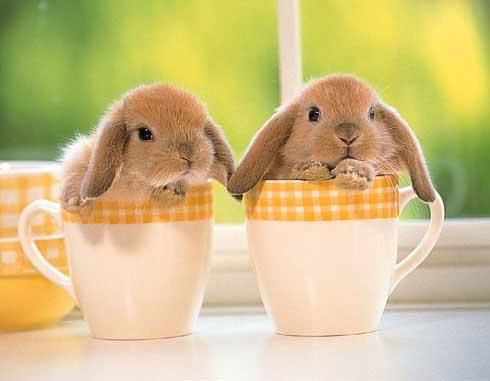
#> input picture Proyecto/images/conejitos.JPG, 490 x 381 px, found by its file name
$ python main.py
#> lines starting #> are read from the running program, lines starting #| are printed output that depends on the picture; after the words box and inside, x2 and y2 are one past the last pixel; in counts of white or black regions, pixels touching at a corner belong together
import cv2
import numpy


def read_image(path_img):
    """Read an image from storage and return an obj image"""
#> called with path_img = 'images/conejitos.jpg'
    img = cv2.imread(path_img)
#> img is the input picture: shape (381, 490, 3); mean B, G, R 133.7, 190.3, 207.7
    return img


def img_to_gray_scale(img):
    """Receive an obj image, the return a gray image"""
    img_gray = cv2.cvtColor(img, cv2.COLOR_BGR2GRAY)
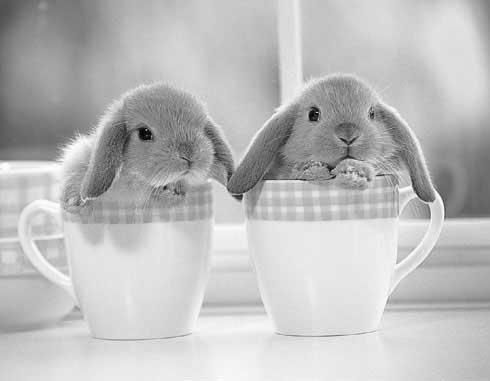
#> img_gray: shape (381, 490); min 1, max 255, mean 189.1
    return img_gray


def img_to_black_and_white(img):
    img_gray = img_to_gray_scale(img)
    (thresh, black_white) = cv2.threshold(img_gray, 120, 255, cv2.THRESH_BINARY)
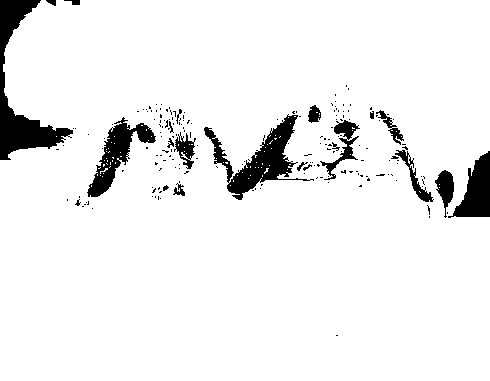
#> black_white: shape (381, 490); 93.4% white; 190 black regions (169 under 20 px), largest, box (x1, y1, x2, y2) and area: (0, 0, 73, 160) 3296, (204, 114, 314, 200) 2683, (87, 117, 156, 197) 1786
    return black_white


def save_image(img, name_img):
    """Write an image on disk"""
    cv2.imwrite(name_img, img)


def image_to_flip_v(img):
    img_flipVertical = cv2.flip(img, 0)
    return img_flipVertical


def image_to_flip_h(img):
    img_flipHorizontal = cv2.flip(img, 1)
    return img_flipHorizontal


def resize_image(img, fx, fy):
    resized = cv2.resize(img, None, fx=fx, fy=fy)
    return resized


def tile_image(img, repetitions_vertically, repetitions_horizontally):
    tile = numpy.tile(img, (repetitions_vertically, repetitions_horizontally, 1));
    return tile


if __name__ == '__main__':

    img = read_image("images/conejitos.jpg")
    # [10 lines of commented-out code are left out]
    img_black_white = img_to_black_and_white(img)
    save_image(img_black_white, "black_white.jpg")

$ run again, with Proyecto/flip_h.jpg copied over Proyecto/images/conejitos.JPG
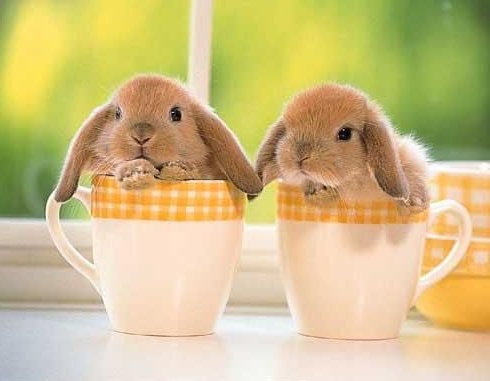
#> input picture Proyecto/flip_h.jpg, 490 x 381 px, found by its file name
#> in read_image, img is the input picture: shape (381, 490, 3); mean B, G, R 133.7, 190.3, 207.7
#> in img_to_gray_scale, `img_gray = cv2.cvtColor(img, cv2.COLOR_BGR2GRAY)`:
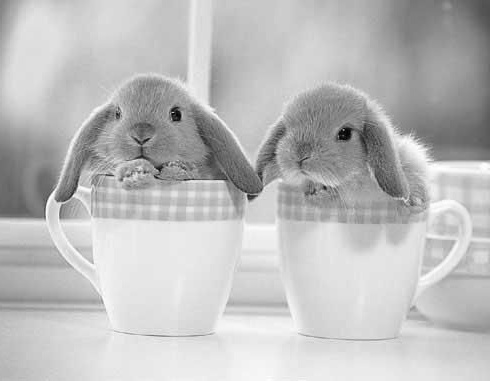
#> img_gray: shape (381, 490); min 2, max 255, mean 189.1
#> in img_to_black_and_white, `(thresh, black_white) = cv2.threshold(img_gray, 120, 255, cv2.THRESH_B..`:
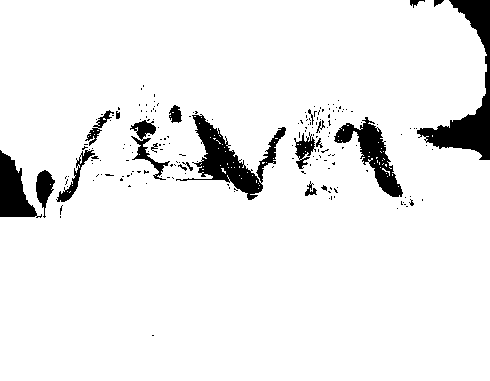
#> black_white: shape (381, 490); 93.3% white; 188 black regions (167 under 20 px), largest, box (x1, y1, x2, y2) and area: (417, 0, 490, 160) 3305, (176, 114, 286, 200) 2695, (334, 117, 403, 197) 1789

$ run again, with Proyecto/flip_v.jpg copied over Proyecto/images/conejitos.JPG
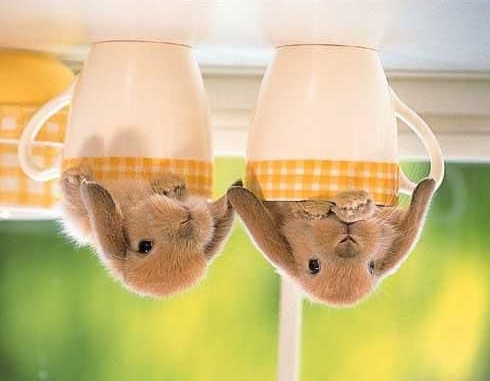
#> input picture Proyecto/flip_v.jpg, 490 x 381 px, found by its file name
#> in read_image, img is the input picture: shape (381, 490, 3); mean B, G, R 133.7, 190.3, 207.7
#> in img_to_gray_scale, `img_gray = cv2.cvtColor(img, cv2.COLOR_BGR2GRAY)`:
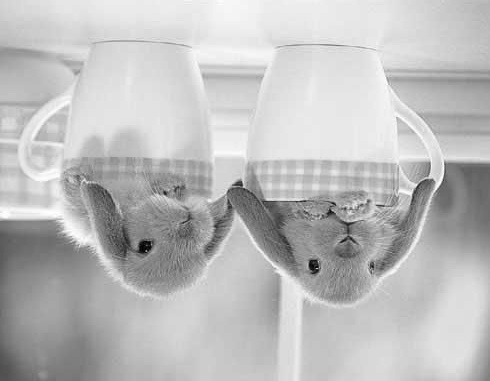
#> img_gray: shape (381, 490); min 0, max 255, mean 189.1
#> in img_to_black_and_white, `(thresh, black_white) = cv2.threshold(img_gray, 120, 255, cv2.THRESH_B..`:
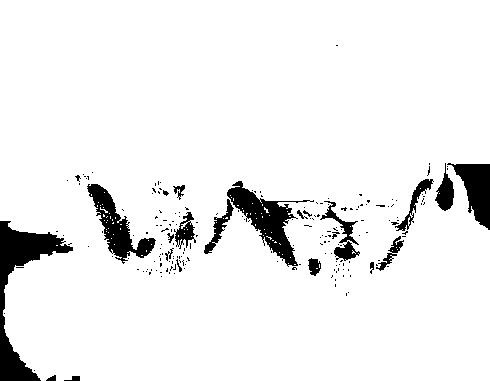
#> black_white: shape (381, 490); 93.4% white; 199 black regions (177 under 20 px), largest, box (x1, y1, x2, y2) and area: (0, 221, 73, 381) 3284, (227, 181, 314, 267) 2276, (87, 184, 156, 264) 1782
